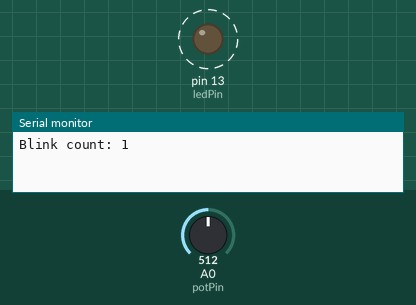
The sketch below on a simulated Arduino Uno, built with avr-gcc and run on an emulated ATmega328P. On the bench: output pins drawn as LEDs (lit = HIGH), the last lines printed to the serial monitor. Dashed ring = blinking. Inputs (shaded band) come from the test bench; at power-on: A0 (potPin) = 512.

Above: at 1.8 s.
1.9 s: A0 (potPin) set to 306
At 2.2 s:
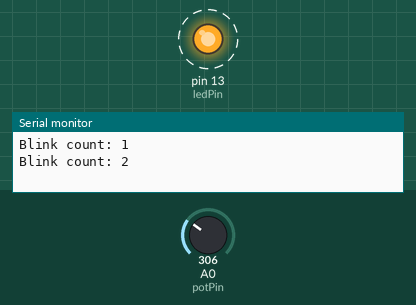
5.4 s: A0 (potPin) set to 122
8.9 s: A0 (potPin) set to 0
At 10.1 s:
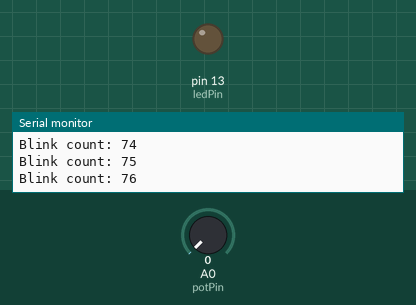
13.0 s: A0 (potPin) set to 511
At 13.26 s:
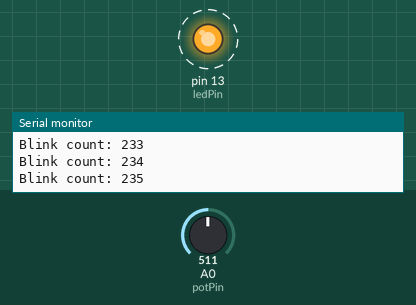
Timing chart, 0 to 18.1 s (numbered marks = the images above; inputs shaded):
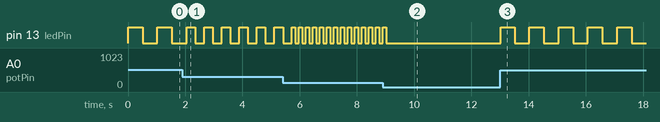

Measured:
- after the input at 1.9 s, pin 13 (ledPin): alternates HIGH for 0.31 s and LOW for 0.31 s, starting after 0.46 s
- after the input at 8.9 s, pin 13 (ledPin): goes on until 9.0 s, then stays LOW
- after the input at 13.0 s, pin 13 (ledPin): alternates HIGH for 0.51 s and LOW for 0.51 s, starting at once
- by itself, pin 13 (ledPin): alternates HIGH for 0.51 s and LOW for 0.51 s

The sketch:

led_blink.ino
```cpp
/**
 * Author: [Your Name]
 * Date: July 2, 2026
 * Description: An advanced LED blink program that uses a potentiometer
 *              connected to pin A0 to control the blinking speed of an LED
 *              on pin 13. It also logs the total blink count to the Serial Monitor.
 */

const int ledPin = 13;
const int potPin = A0;
int blinkCount = 0;

void setup() {
  pinMode(ledPin, OUTPUT);
  Serial.begin(9600);
}

void loop() {
  int blinkDelay = analogRead(potPin);

  digitalWrite(ledPin, HIGH);
  delay(blinkDelay);
  digitalWrite(ledPin, LOW);
  delay(blinkDelay);

  blinkCount++;
  Serial.print("Blink count: ");
  Serial.println(blinkCount);
}
```
